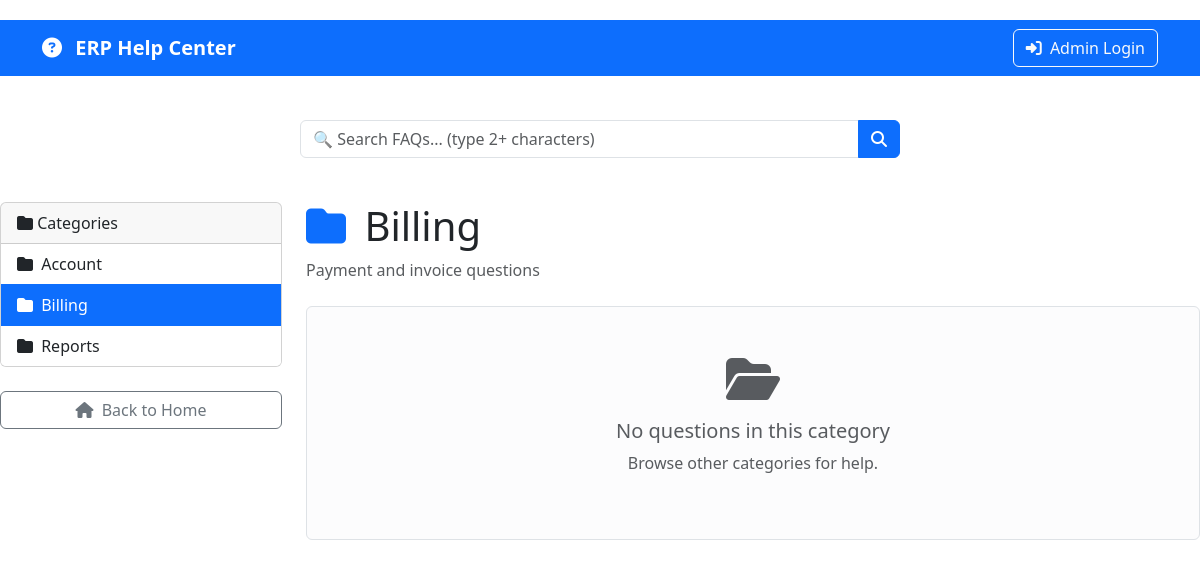
/category.php?id=1, run on the app's committed database.
### tables this page shows
CREATE TABLE categories (
    id INT PRIMARY KEY AUTO_INCREMENT,
    name VARCHAR(100) NOT NULL UNIQUE,
    description TEXT,
    is_archived BOOLEAN DEFAULT FALSE
);

### config/db.php (called while the page is built, shortened)
<?php
class Database {
    private $conn;
    public function __construct() {
        try {
            $this->conn = new PDO(
                "mysql:host=" . DB_HOST . ";dbname=" . DB_NAME . ";charset=utf8mb4",
                DB_USER,
                DB_PASS,
                [
                    PDO::ATTR_ERRMODE => PDO::ERRMODE_EXCEPTION,
                    PDO::ATTR_DEFAULT_FETCH_MODE => PDO::FETCH_ASSOC
                ]
            );
        } catch(PDOException $e) {
            die("Database connection failed: " . $e->getMessage());
        }
    }
    public function query($sql, $params = []) {
        $stmt = $this->conn->prepare($sql);
        $stmt->execute($params);
        return $stmt;
    }
}
?>

### category.php (the view, shortened to what this page needs)
<?php
$categoryId = isset($_GET['id']) ? (int)$_GET['id'] : 0;
$db = new Database();
$category = $db->query(
    "SELECT * FROM categories WHERE id = ? AND is_archived = FALSE",
    [$categoryId]
)->fetch();
$faqs = $db->query("
    SELECT * FROM faqs
    WHERE category_id = ? AND is_archived = FALSE
    ORDER BY id DESC
", [$categoryId]);
$allCategories = $db->query("
    SELECT * FROM categories
    WHERE is_archived = FALSE
    ORDER BY name
");
?>
<?php
include 'includes/header.php';
?>
<div class="row">
    <div class="col-md-3">
        <div class="card mb-4">
            <div class="card-header">
                <i class="fas fa-folder"></i> Categories
            </div>
            <div class="list-group list-group-flush">
                <?php while ($cat = $allCategories->fetch()): ?>
                <a href="category.php?id=<?php echo $cat['id']; ?>"
                   class="list-group-item list-group-item-action <?php echo $cat['id'] == $categoryId ? 'active' : ''; ?>">
                    <i class="fas fa-folder me-1"></i>
                    <?php echo htmlspecialchars($cat['name']); ?>
                </a>
                <?php endwhile; ?>
            </div>
        </div>
        <a href="index.php" class="btn btn-outline-secondary w-100">
            <i class="fas fa-home me-1"></i> Back to Home
        </a>
    </div>
    <div class="col-md-9">
        <div class="mb-4">
            <h1>
                <i class="fas fa-folder text-primary me-2"></i>
                <?php echo htmlspecialchars($category['name']); ?>
            </h1>
            <?php if (!empty($category['description'])): ?>
            <p class="text-muted"><?php echo htmlspecialchars($category['description']); ?></p>
            <?php endif; ?>
        </div>
        <?php if ($faqs->rowCount() > 0): ?>
            <?php $counter = 0; while ($faq = $faqs->fetch()): $counter++; ?>
            <div class="card mb-3 faq-item" id="faq-<?php echo $faq['id']; ?>">
                <div class="card-body">
                    <h5 class="card-title mb-2">
                        <i class="fas fa-question-circle text-primary me-2"></i>
                        <?php echo htmlspecialchars($faq['question']); ?>
                    </h5>
                    <div class="card-text mb-3 text-muted">
                        <?php echo truncateText($faq['answer'], 150); ?>
                    </div>
                    <button class="btn btn-outline-primary read-more-btn mb-3"
                            onclick="toggleAnswer(<?php echo $faq['id']; ?>)"
                            id="toggle-btn-<?php echo $faq['id']; ?>">
                        <i class="fas fa-chevron-down rotate-icon" id="icon-<?php echo $faq['id']; ?>"></i>
                        <span id="toggle-text-<?php echo $faq['id']; ?>">Read Full Answer</span>
                    </button>
                    <div class="answer-hidden" id="answer-<?php echo $faq['id']; ?>">
                        <div class="border-top pt-3 mt-3">
                            <h6 class="mb-3"><i class="fas fa-align-left text-secondary me-2"></i>Full Answer:</h6>
                            <div class="card-text mb-4">
                                <?php echo nl2br(htmlspecialchars($faq['answer'])); ?>
                            </div>
                            <div class="border-top pt-3">
                                <p class="text-muted mb-2">
                                    <i class="fas fa-thumbs-up text-success me-1"></i>
                                    <i class="fas fa-thumbs-down text-danger me-1"></i>
                                    Was this answer helpful?
                                </p>
                                <div class="btn-group" role="group" id="vote-group-<?php echo $faq['id']; ?>">
                                    <button type="button"
                                            class="btn btn-outline-success"
                                            onclick="voteFAQ(<?php echo $faq['id']; ?>, 'up', this)">
                                        <i class="fas fa-thumbs-up"></i> Yes
                                    </button>
                                    <button type="button"
                                            class="btn btn-outline-danger"
                                            onclick="voteFAQ(<?php echo $faq['id']; ?>, 'down', this)">
                                        <i class="fas fa-thumbs-down"></i> No
                                    </button>
                                </div>
                            </div>
                        </div>
                    </div>
                </div>
            </div>
            <?php endwhile; ?>
        <?php else: ?>
            <div class="alert alert-light border text-center py-5">
                <i class="fas fa-folder-open fa-3x text-muted mb-3"></i>
                <h5 class="text-muted">No questions in this category</h5>
                <p class="text-muted">Browse other categories for help.</p>
            </div>
        <?php endif; ?>
    </div>
</div>
<?php include 'includes/footer.php'; ?>

### includes/header.php (style rules this page uses)
body { padding-top: 20px; }

### data on the page
categories: name "Account"
categories: name "Billing", description "Payment and invoice questions"
categories: name "Reports"

### other printed values
SITE_NAME "ERP Help Center"
